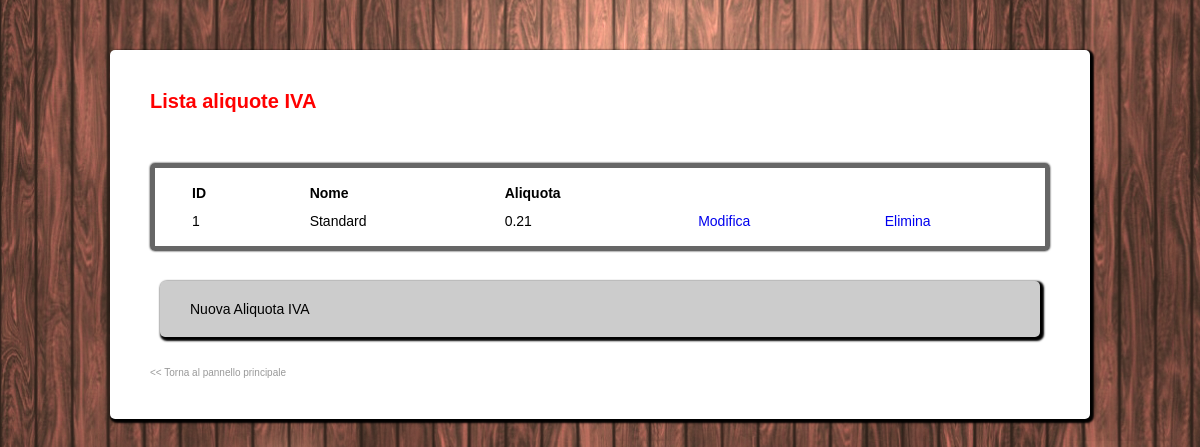
Page /administrator/gestione_aliquote_iva.php on the committed database.
### tables this page shows
CREATE TABLE IF NOT EXISTS `aliquote_iva` (
  `id_aliquota_iva` int(10) unsigned NOT NULL AUTO_INCREMENT,
  `nome` varchar(45) NOT NULL,
  `aliquota` float NOT NULL,
  PRIMARY KEY (`id_aliquota_iva`),
  UNIQUE KEY `nome_UNIQUE` (`nome`)
);

### common/dbmanager.php (called while the page is built, shortened)
<?php
class dbManager{
        private $user = 'mev';
	private $pass = 'mev';
	private $db_name = 'mev';
	private $host = 'localhost';
	private $connection = NULL;
	function __construct() {
            $this->connection = new mysqli($this->host, $this->user, $this->pass, $this->db_name);
	}
        function lista_aliquote_iva( ){
            $sql = "SELECT * FROM `aliquote_iva` ";
            $toReturn=array();
            $indice=0;
            if( ($risultato = $this->connection->query($sql)) && ($this->connection->affected_rows>0) ){
                while ( $riga = mysqli_fetch_assoc($risultato) ){
                    $toReturn[$indice]=$riga;
                    $indice++;
                }
            }
            return $toReturn;
        }
}
?>

### administrator/gestione_aliquote_iva.php (the view, shortened to what this page needs)
<?php
include_once '../common/dbmanager.php';
if(empty($managerSql)){
    $managerSql = new dbManager();
}
?>
<!DOCTYPE html PUBLIC "-//W3C//DTD XHTML 1.1//EN" "http://www.w3.org/TR/xhtml11/DTD/xhtml11.dtd">
<html xmlns="http://www.w3.org/1999/xhtml">
<head>
<link rel="stylesheet" type="text/css" href="style.css" media="screen" />
</head>
<body>
	<div class="page">
			<h1>Lista aliquote IVA</h1>
				<table border="1">
				  <tr>
					 <th>ID</th>
					 <th>Nome</th>
					 <th>Aliquota</th>
					 <th>&nbsp;</th>
					 <th>&nbsp;</th>
				  </tr>
					 <?php
					 $aliquote = $managerSql->lista_aliquote_iva();
					 for($i=0; $i<count($aliquote); $i++){
						  $aliquota = $aliquote[$i];
						  echo "<tr>
									 <td>{$aliquota['id_aliquota_iva']}</td>
									 <td>{$aliquota['nome']}</td>
									 <td>{$aliquota['aliquota']}</td>
									 <td><a href=\"edit_aliquota_iva.php?id={$aliquota['id_aliquota_iva']}\" >Modifica</a></td>
									 <td><a href=\"del_aliquota_iva.php?id={$aliquota['id_aliquota_iva']}\" onclick=\"javascript: return confirm('Sei sicuro di voler eliminare l\'aliquota?');\">Elimina</a></td>
								  </tr>";
					 }
					 ?>
			 	</table>
				<a class="voiceadmin" href="add_aliquota_iva.php">Nuova Aliquota IVA</a>
				<br /><a style="font-size:10px; color:#999;" href="admin.php">&lt;&lt; Torna al pannello principale</a>
			</div>
</body>
</html>

### administrator/style.css (style rules this page uses)
* { margin:0; padding:0; border:0; text-decoration:none; background-color:transparent; }
body { margin:0; padding:0; border:0; text-decoration:none; background: url(../image/bkg_content.png) repeat; }
.page { width: 900px; height: auto; padding: 40px 40px 40px 40px; margin-left: auto; margin-right: auto; margin-bottom: 20px; margin-top: 50px; background: #fff; color: #000; font-family: Arial, Helvetica, sans-serif; font-size: 14px; border-radius: 5px; -moz-border-radius: 5px; -webkit-border-radius: 5px; border: 0px solid #000000; -webkit-box-shadow: 2px 2px 2px 2px ; box-shadow: 2px 2px 2px 2px ; }
h1 { color: #F00; font-family: Arial, Helvetica, sans-serif; font-size: 20px; font-weight: bold; margin: 0 0 20px 0; }
table { width:900px; padding:10px 10px 10px 10px; border: solid 5px #666666; margin: 50px auto 30px auto; text-align: left !important; -webkit-box-shadow: 0px 0px 2px ; box-shadow: 0px 0px 2px ; border-radius: 5px; -moz-border-radius: 5px; -webkit-border-radius: 5px; }
tr, td, th { padding: 5px 25px 5px 25px; margin:0px 0px 0px 0px; border:0px solid; -webkit-transition: all 400ms cubic-bezier(0.185, 1, 0.480, 1); -webkit-transition: all 400ms cubic-bezier(0.185, 1.085, 0.480, 1.190); -moz-transition: all 400ms cubic-bezier(0.185, 1.085, 0.480, 1.190); -ms-transition: all 400ms cubic-bezier(0.185, 1.085, 0.480, 1.190); -o-transition: all 400ms cubic-bezier(0.185, 1.085, 0.480, 1.190); transition: all 400ms cubic-bezier(0.185, 1.085, 0.480, 1.190); }
.voiceadmin { display:block; padding:20px 30px 20px 30px; margin:10px 10px 10px 10px; background:#CCC; border-radius: 5px; -moz-border-radius: 5px; -webkit-border-radius: 5px; border: 0px solid #000000; color:#000 !important; -webkit-box-shadow: 2px 2px 2px 2px ; box-shadow: 2px 2px 2px 2px ; -webkit-transition: all 400ms cubic-bezier(0.185, 1, 0.480, 1); -webkit-transition: all 400ms cubic-bezier(0.185, 1.085, 0.480, 1.190); -moz-transition: all 400ms cubic-bezier(0.185, 1.085, 0.480, 1.190); -ms-transition: all 400ms cubic-bezier(0.185, 1.085, 0.480, 1.190); -o-transition: all 400ms cubic-bezier(0.185, 1.085, 0.480, 1.190); transition: all 400ms cubic-bezier(0.185, 1.085, 0.480, 1.190); }

### rows in the picture
aliquote_iva: id_aliquota_iva "1", nome "Standard", aliquota "0.21"
